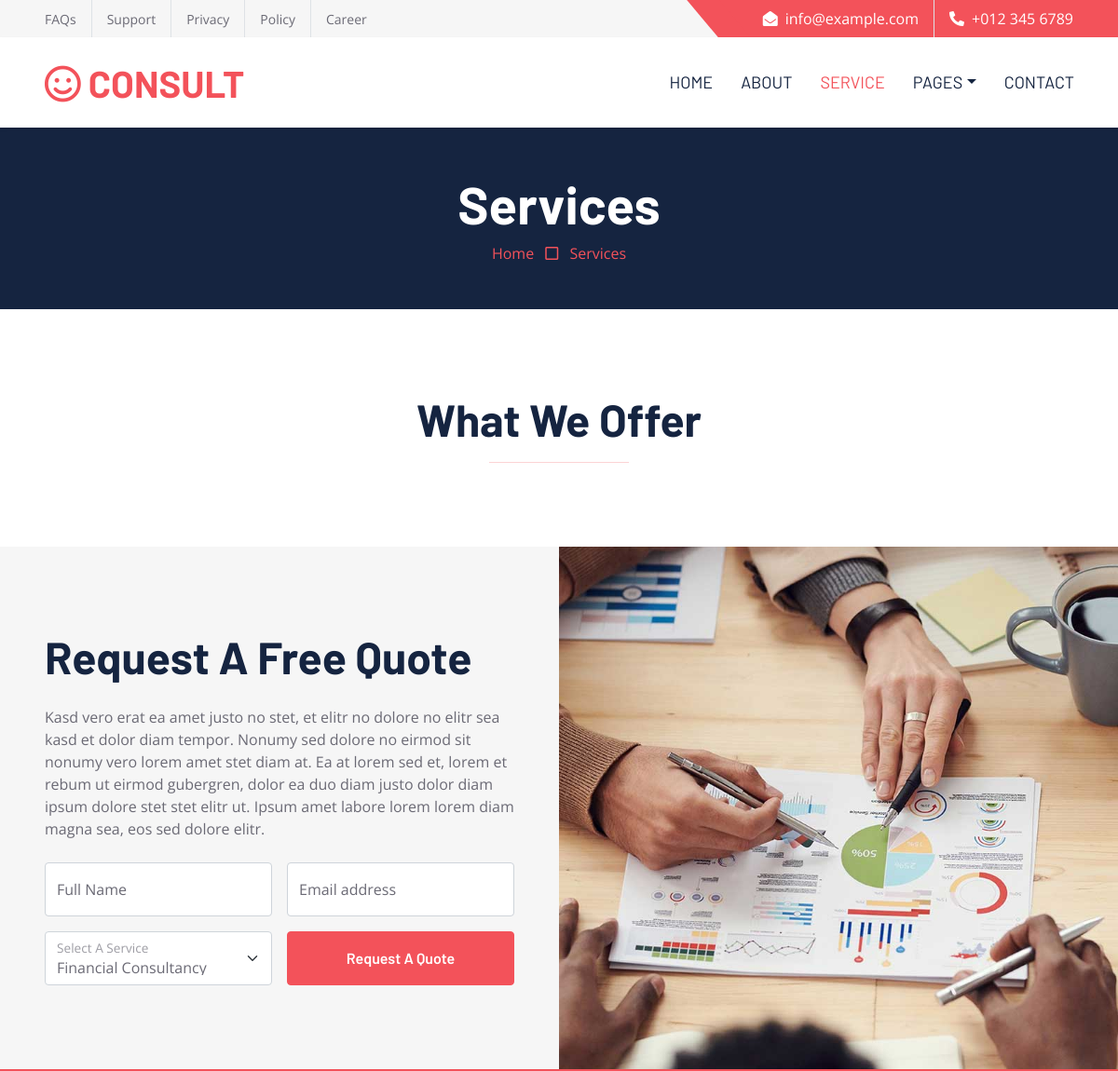
/home/service/ (upper part), run on an earlier commit of the app's database.
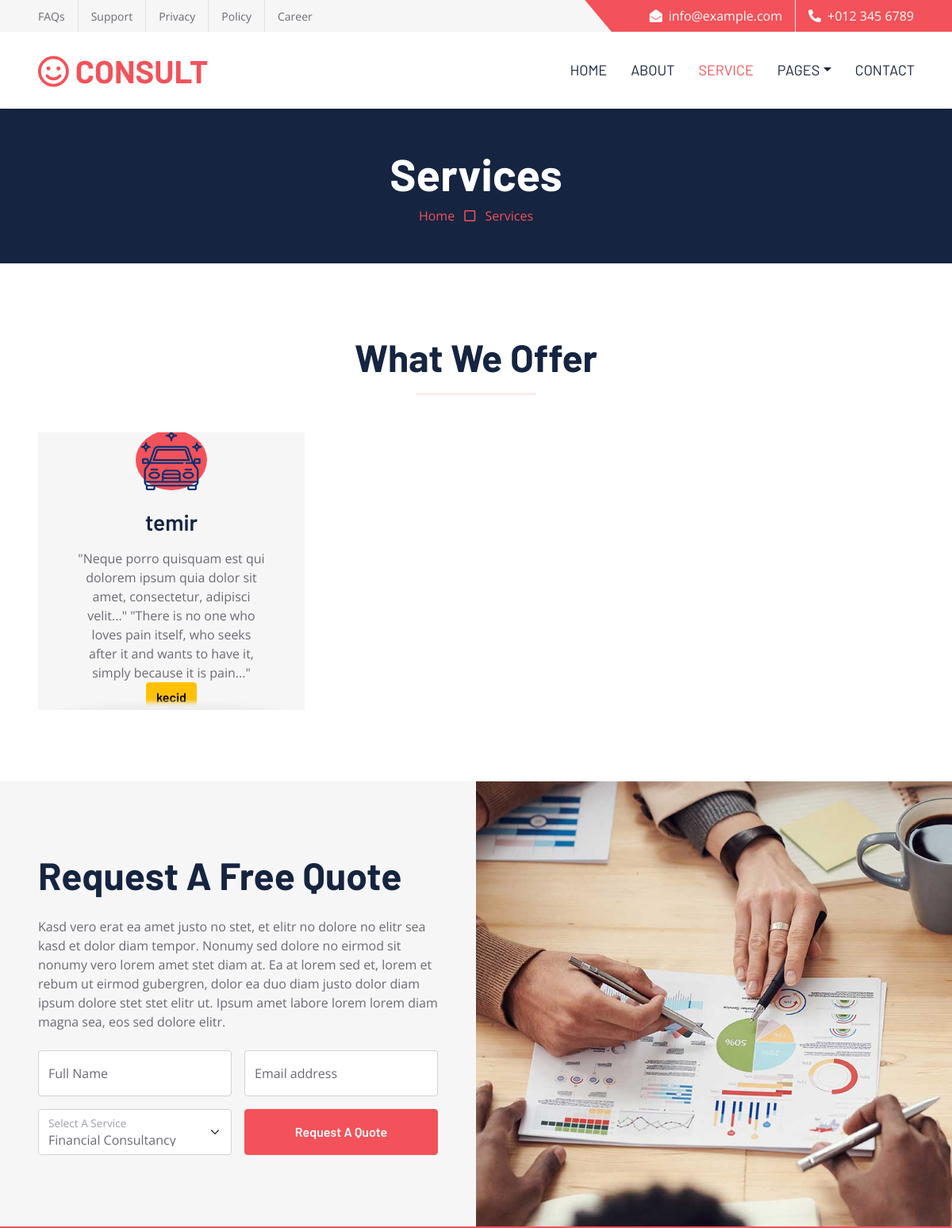
And on a later commit of the database.
### my_app/models.py (models this page shows, shortened)
class Service(SlugMixin, DateMixin):
    title = models.CharField(max_length=255,verbose_name='xidmet adi')
    description = models.TextField(verbose_name='movzu')
    image = models.ImageField(upload_to=Uploader.upload_photo_to_service,null=True,blank=True)
    class Meta:
     ordering = ('title',)
     verbose_name = 'xidet adi'
     verbose_name_plural = 'xidmet adlari'

### my_app/views.py (the view)
# urls.py: path('service/',service_view,name = 'service'),
def service_view(request):
    obj = Service.objects.all()
    context = {
        'obj':obj,
    }
    return render(request,'service.html',context)

### templates/service.html (shortened to what this page needs)
{% load static %}
<!DOCTYPE html>
<html lang="en">
<head>
    <link href="https://cdnjs.cloudflare.com/ajax/libs/font-awesome/5.10.0/css/all.min.css" rel="stylesheet">
    <link href="https://cdn.jsdelivr.net/npm/bootstrap-icons@1.4.1/font/bootstrap-icons.css" rel="stylesheet">
    <link href="{% static 'lib/owlcarousel/assets/owl.carousel.min.css' %}" rel="stylesheet">
    <link href="{% static 'css/bootstrap.min.css' %}" rel="stylesheet">
    <link href="{% static 'css/style.css' %}" rel="stylesheet">
</head>
<div>
    <div class="container-fluid bg-secondary ps-5 pe-0 d-none d-lg-block">
        <div class="row gx-0">
            <div class="col-md-6 text-center text-lg-start mb-2 mb-lg-0">
                <div class="d-inline-flex align-items-center">
                    <a class="text-body py-2 pe-3 border-end" href=""><small>FAQs</small></a>
                    <a class="text-body py-2 px-3 border-end" href=""><small>Support</small></a>
                    <a class="text-body py-2 px-3 border-end" href=""><small>Privacy</small></a>
                    <a class="text-body py-2 px-3 border-end" href=""><small>Policy</small></a>
                    <a class="text-body py-2 ps-3" href=""><small>Career</small></a>
                </div>
            </div>
            <div class="col-md-6 text-center text-lg-end">
                <div class="position-relative d-inline-flex align-items-center bg-primary text-white top-shape px-5">
                    <div class="me-3 pe-3 border-end py-2">
                        <p class="m-0"><i class="fa fa-envelope-open me-2"></i>info@example.com</p>
                    </div>
                    <div class="py-2">
                        <p class="m-0"><i class="fa fa-phone-alt me-2"></i>+012 345 6789</p>
                    </div>
                </div>
            </div>
        </div>
    </div>
    <nav class="navbar navbar-expand-lg bg-white navbar-light shadow-sm px-5 py-3 py-lg-0">
        <a href="index.html" class="navbar-brand p-0">
            <h1 class="m-0 text-uppercase text-primary"><i class="far fa-smile text-primary me-2"></i>consult</h1>
        </a>
        <div class="collapse navbar-collapse" id="navbarCollapse">
            <div class="navbar-nav ms-auto py-0 me-n3">
                <a href="index.html" class="nav-item nav-link">Home</a>
                <a href="about.html" class="nav-item nav-link">About</a>
                <a href="service.html" class="nav-item nav-link active">Service</a>
                <div class="nav-item dropdown">
                    <a href="#" class="nav-link dropdown-toggle" data-bs-toggle="dropdown">Pages</a>
                </div>
                <a href="contact.html" class="nav-item nav-link">Contact</a>
            </div>
        </div>
    </nav>
    <div class="container-fluid bg-dark p-5">
        <div class="row">
            <div class="col-12 text-center">
                <h1 class="display-4 text-white">Services</h1>
                <a href="">Home</a>
                <i class="far fa-square text-primary px-2"></i>
                <a href="">Services</a>
            </div>
        </div>
    </div>
    <div class="container-fluid py-6 px-5">
        <div class="text-center mx-auto mb-5" style="max-width: 600px;">
            <h1 class="display-5 mb-0">What We Offer</h1>
            <hr class="w-25 mx-auto bg-primary">
        </div>
        <div class="row g-5">
            {% for i in obj %}
            <div class="col-lg-4 col-md-6">
                <div class="service-item bg-secondary text-center px-5">
                    <div class="d-flex align-items-center justify-content-center bg-primary text-white rounded-circle mx-auto mb-4" style="width: 90px; height: 90px;">
                    <img src="{{i.image.url}}" alt="">
                    </div>
                    <h3 class="mb-3">{{i.title}}</h3>
                    <p class="mb-0">{{i.description}}</p>
                    <a href="{% url 'detail' i.slug %}" class="btn btn-warning">kecid</a>
                </div>
            </div>
           {% endfor %}
        </div>
    </div>
    <div class="container-fluid bg-secondary px-0">
        <div class="row g-0">
            <div class="col-lg-6 py-6 px-5">
                <h1 class="display-5 mb-4">Request A Free Quote</h1>
                <p class="mb-4">Kasd vero erat ea amet justo no stet, et elitr no dolore no elitr sea kasd et dolor diam tempor. Nonumy sed dolore no eirmod sit nonumy vero lorem amet stet diam at. Ea at lorem sed et, lorem et rebum ut eirmod gubergren, dolor ea duo diam justo dolor diam ipsum dolore stet stet elitr ut. Ipsum amet labore lorem lorem diam magna sea, eos sed dolore elitr.</p>
                <form>
                    <div class="row gx-3">
                        <div class="col-6">
                            <div class="form-floating">
                                <input type="text" class="form-control" id="form-floating-1" placeholder="John Doe">
                                <label for="form-floating-1">Full Name</label>
                            </div>
                        </div>
                        <div class="col-6">
                            <div class="form-floating mb-3">
                                <input type="email" class="form-control" id="form-floating-2" placeholder="name@example.com">
                                <label for="form-floating-2">Email address</label>
                            </div>
                        </div>
                        <div class="col-6">
                            <div class="form-floating">
                                <select class="form-select" id="floatingSelect" aria-label="Financial Consultancy">
                                    <option selected>Financial Consultancy</option>
                                </select>
                                <label for="floatingSelect">Select A Service</label>
                            </div>
                        </div>
                        <div class="col-6">
                            <button class="btn btn-primary w-100 h-100" type="submit">Request A Quote</button>
                        </div>
                    </div>
                </form>
            </div>
            <div class="col-lg-6" style="min-height: 400px;">
                <div class="position-relative h-100">
                    <img class="position-absolute w-100 h-100" src="img/quote.jpg" style="object-fit: cover;">
                </div>
            </div>
        </div>
    </div>
</body>
</html>

### static/css/style.css (style rules this page uses)
:root { --primary: #F3525A; --secondary: #F6F6F6; --light: #FFFFFF; --dark: #152440; }
h1, h2, .font-weight-bold { font-weight: 700 !important; }
h3, h4, .font-weight-semi-bold { font-weight: 600 !important; }
.py-6 { padding-top: 90px; padding-bottom: 90px; }
.btn { font-family: 'Barlow', sans-serif; font-weight: 600; transition: .5s; }
.btn-primary { color: #FFFFFF; }
.top-shape::before { position: absolute; content: ""; width: 35px; height: 100%; top: 0; left: -17px; background: var(--primary); transform: skew(40deg); }
.navbar-light .navbar-nav .nav-link { font-family: 'Barlow', sans-serif; padding: 35px 15px; font-size: 18px; text-transform: uppercase; color: var(--dark); outline: none; transition: .5s; }
.navbar-light .navbar-nav .nav-link:hover, .navbar-light .navbar-nav .nav-link.active { color: var(--primary); }
.service-item { position: relative; overflow: hidden; height: 350px; display: flex; flex-direction: column; align-items: center; justify-content: center; transition: .3s; }
.service-item::after { position: absolute; content: ""; width: 100%; height: 50px; bottom: -50px; left: 0; background: var(--light); border-radius: 100% 100% 0 0; box-shadow: 0px -10px 5px #EEEEEE; transition: .5s; }
.service-item p { transition: .3s; }

What changed in the data, as far as the page shows it:
added Service: image (picture), title "temir", description "\"Neque porro quisquam est qui dolorem ipsum quia dolor sit amet, consectetur, adipisci velit...\" \"There is no one who loves pain itself, who seeks after it and wants to have it, simply because it is pain...\""
